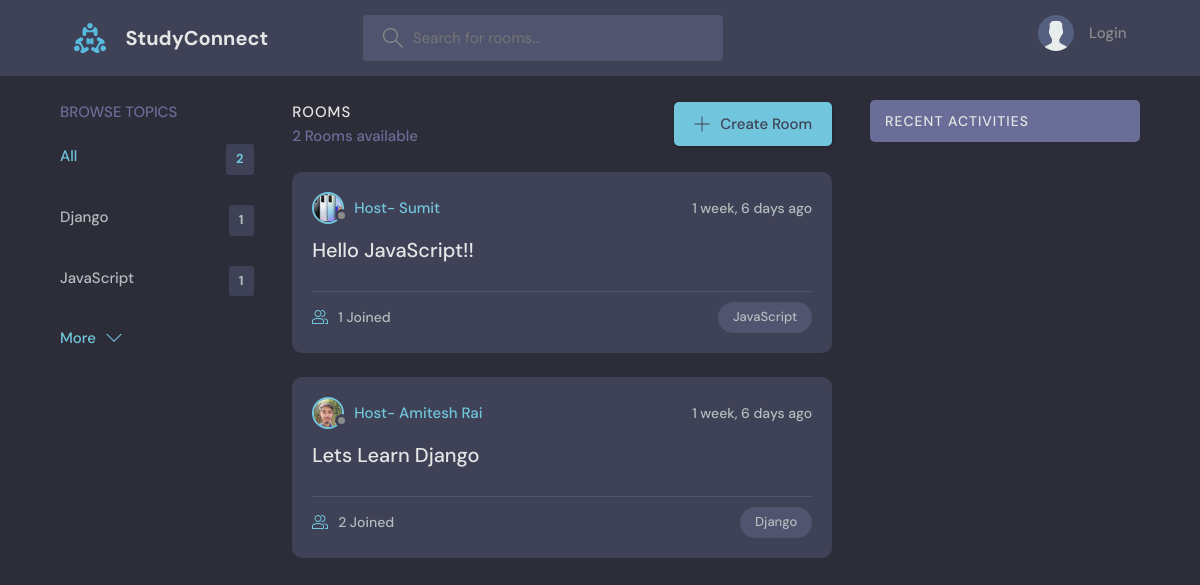
The page / on the database its author committed.
### base/models.py (models this page shows, shortened)
class Topic(models.Model):
    name=models.CharField(max_length=200)

class Room(models.Model):
    host=models.ForeignKey(User,on_delete=models.SET_NULL,null=True)
    topic=models.ForeignKey(Topic,on_delete=models.SET_NULL,null=True)
    name=models.CharField(max_length=200)
    description=models.TextField(null=True,blank=True)
    participants=models.ManyToManyField(User,related_name='participants',blank=True)
    updated=models.DateTimeField(auto_now=True)
    created=models.DateTimeField(auto_now_add=True)
    class Meta:
        ordering=['-updated','-created']

class User(AbstractUser):
    name=models.CharField(max_length=200,null=True)
    email=models.EmailField(unique=True,null=True)
    bio=models.TextField(null=True)
    avatar=models.ImageField(null=True,default="avatar.svg")
    USERNAME_FIELD='email'
    REQUIRED_FIELDS=[]

### base/views.py (the view)
# urls.py: path('',views.home,name="home"),
def home(request):
    q=request.GET.get('q') if request.GET.get('q')!=None else ''
    rooms=Room.objects.filter(
        Q(topic__name__icontains=q) |
        Q(name__icontains=q)|
        Q(description__icontains=q)
        )
    topic=Topic.objects.all()[0:4]
    room_count=rooms.count()
    room_message=Message.objects.filter(Q(room__topic__name__icontains=q))
    context={'room':rooms,'topic':topic,'room_count':room_count,'room_message':room_message}
    return render(request,'base/home.html',context)

### base/templates/base/home.html (shortened to what this page needs)
{% extends 'main.html' %}
{% block content %}
    <main class="layout layout--3">
      <div class="container">
        {% include 'base/topics_component.html' %}
        <div class="roomList">
          <div class="roomList__header">
            <div>
              <h2>Rooms</h2>
              <p>{{room_count}} Rooms available</p>
            </div>
            <a class="btn btn--main" href="{% url 'create_room' %}">
              <svg version="1.1" xmlns="http://www.w3.org/2000/svg" width="32" height="32" viewBox="0 0 32 32">
                <title>add</title>
                <path
                  d="M16.943 0.943h-1.885v14.115h-14.115v1.885h14.115v14.115h1.885v-14.115h14.115v-1.885h-14.115v-14.115z"
                ></path>
              </svg>
              Create Room
            </a>
          </div>
{% include 'base/feed_component.html' %}
        </div>
        {% include 'base/activity_component.html' %}
      </div>
    </main>
    {% endblock content %}

### base/templates/base/topics_component.html
<div class="topics">
    <div class="topics__header">
      <h2>Browse Topics</h2>
    </div>
    <ul class="topics__list">
      <li>
        <a href="{% url 'home' %}" class="active">All <span>{{room.all.count}}</span></a>
      </li>
      {% for topic in topic %}
      <li>
        <a href="{% url 'home' %}?q={{topic.name}}">{{topic.name}} <span>{{topic.room_set.all.count}}</span></a>
      </li>
      {% endfor %}
    </ul>
    <a class="btn btn--link" href="{% url 'topics_page' %}">
      More
      <svg version="1.1" xmlns="http://www.w3.org/2000/svg" width="32" height="32" viewBox="0 0 32 32">
        <title>chevron-down</title>
        <path d="M16 21l-13-13h-3l16 16 16-16h-3l-13 13z"></path>
      </svg>
    </a>
  </div>

### base/templates/base/feed_component.html (shortened to what this page needs)
{% for i in room %}
<div class="roomListRoom">
    <div class="roomListRoom__header">
      {% if request.user.is_authenticated %}
      <a href="{% url 'user_profile' i.host.id %}" class="roomListRoom__author">
        {% else %}
        <a href="{% url 'login' %}" class="roomListRoom__author">
        {% endif %}
        <div class="avatar avatar--small">
          <img src="{{i.host.avatar.url}}" />
        </div>
        <span>Host- {{i.host.name}}</span>
      </a>
      <div class="roomListRoom__actions">
        <span>{{i.created|timesince}} ago</span>
      </div>
    </div>
    <div class="roomListRoom__content">
      {% if request.user.is_authenticated %}
      <a href="{% url 'room' i.id %}">{{i.name}}</a>
      {% else %}
      <a href="{% url 'login' %}">{{i.name}}</a>
      {% endif %}
    </div>
    <div class="roomListRoom__meta">
      <p  class="roomListRoom__joined">
        {{i.participants.all.count}} Joined
      </p>
      <p class="roomListRoom__topic">{{i.topic.name}}</p>
    </div>
  </div>
  {% endfor %}

### static/styles/style.css (style rules this page uses)
:root { --color-main: #71c6dd; --color-main-light: #e1f6fb; --color-dark: #3f4156; --color-dark-medium: #51546e; --color-dark-light: #696d97; --color-light: #e5e5e5; --color-gray: #8b8b8b; --color-light-gray: #b2bdbd; --color-bg: #2d2d39; --color-success: #5dd693; --color-error: #fc4b0b; }
* { font-family: "DM Sans", -apple-system, BlinkMacSystemFont, "Segoe UI", Roboto, Oxygen, Ubuntu, Cantarell, "Open Sans", "Helvetica Neue", sans-serif; margin: 0; padding: 0; box-sizing: border-box; text-rendering: optimizeLegibility; font-size: inherit; }
html { font-size: 56.25%; }
@media only screen and (min-width: 1200px) { html { font-size: 62.5%; } }
body { line-height: 1.6; font-weight: 400; font-size: 1.5rem; color: var(--color-light-gray); background-color: var(--color-bg); min-height: 100vh; }
img { width: 100%; }
a { display: inline-block; color: var(--color-main); text-decoration: none; }
.container { max-width: 120rem; width: 90%; margin: auto; }
.btn { background-color: transparent; border: none; display: inline-flex; align-items: center; gap: 1rem; cursor: pointer; transition: all ease-in-out 0.3s; padding: 1rem 2rem; border-radius: 5px; box-shadow: 1px 1px 3px 1px rgba(0, 0, 0, 0.15); font-weight: 500; }
.btn--link { border-radius: 0; padding: 0; color: var(--color-main); box-shadow: none; }
.btn--main { background-color: var(--color-main); color: var(--color-dark); }
.btn > svg { fill: currentColor; width: 1.6rem; height: 1.6rem; }
.avatar { position: relative; display: inline-block; border-radius: 50%; border: 2px solid var(--color-main); }
.avatar img { display: block; border-radius: 50%; object-fit: cover; object-position: center; }
.avatar::after { content: ""; display: block; position: absolute; background-color: var(--color-gray); z-index: 111; border-radius: 50%; border: 0.3rem solid var(--color-dark); }
.avatar.avatar--small img { width: 2.8rem; height: 2.8rem; }
.avatar.avatar--small:after { width: 0.7rem; height: 0.7rem; bottom: 0px; right: -6px; }
.layout { margin-top: 2.4rem; }
.layout > .container { display: flex; justify-content: space-between; align-items: flex-start; }
.layout--3 > .container > div:first-child { flex-basis: 18%; max-width: 22.5rem; }
.layout--3 > .container > div:nth-child(2) { flex-basis: 50%; }
.topics__header { margin-bottom: 2rem; }
.topics__header h2 { text-transform: uppercase; font-weight: 500; color: var(--color-dark-light); }
.topics__list { list-style: none; }
.topics__list li a { display: flex; justify-content: space-between; margin-bottom: 3rem; font-weight: 500; color: var(--color-light-gray); transition: all 0.3s ease-in-out; }
.topics__list li a.active, .topics__list li a:hover { color: var(--color-main); }
.topics__list li a span { padding: 0.5rem 1rem; background-color: var(--color-dark); border-radius: 3px; font-size: 1.3rem; font-weight: 700; letter-spacing: 1px; }
.roomList__header { display: flex; justify-content: space-between; align-items: center; margin-bottom: 2.4rem; }
.roomList__header h2 { text-transform: uppercase; font-weight: 500; color: var(--color-light); letter-spacing: 1px; }
.roomList__header p { font-weight: 500; color: var(--color-dark-light); }
.roomListRoom { margin-bottom: 2.4rem; background-color: var(--color-dark); border-radius: 1rem; padding: 2rem; }
.roomListRoom__header { display: flex; justify-content: space-between; align-items: center; }
.roomListRoom__author { font-weight: 500; display: flex; align-items: center; gap: 1rem; }
.roomListRoom__actions { display: flex; align-items: flex-start; gap: 1rem; position: relative; }
.roomListRoom__actions span { font-size: 1.4rem; font-weight: 500; }
.roomListRoom__content { margin: 1rem 0; }
.roomListRoom__content a { font-size: 2rem; font-weight: 500; margin-bottom: 1.5rem; color: var(--color-light); transition: all 0.3s ease-in-out; }
.roomListRoom__meta { border-top: 1px solid var(--color-dark-medium); padding-top: 1rem; display: flex; align-items: center; justify-content: space-between; }
.roomListRoom__joined { color: var(--color-light-gray); display: flex; align-items: center; gap: 1rem; font-size: 1.4rem; font-weight: 500; }
.roomListRoom__joined svg { fill: var(--color-main); width: 1.6rem; height: 1.6rem; }
.roomListRoom__topic { padding: 5px 1.5rem; background-color: var(--color-dark-medium); border-radius: 5rem; font-weight: 500; font-size: 1.3rem; }

### rows shown on the page
Topic: name "Django", room_set.all.count "1"
Topic: name "JavaScript", room_set.all.count "1"
Room: host.avatar (picture), host.name "Sumit", created "1 week, 6 days", name "Hello JavaScript!!", participants.all.count "1", topic.name "JavaScript"
Room: host.avatar (picture), host.name "Amitesh Rai", created "1 week, 6 days", name "Lets Learn Django", participants.all.count "2", topic.name "Django"

### other values the page prints
{{ room.all.count }} "2"
{{ room_count }} "2"
